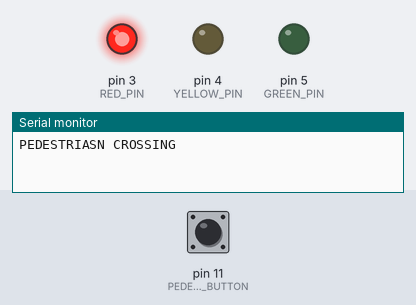
Bench run of a sketch on a simulated Arduino Uno, built with avr-gcc and run on an emulated ATmega328P. Parts: output pins drawn as LEDs (lit = HIGH), the last lines printed to the serial monitor. The test bench sets the inputs (shaded band); at power-on: pin 11 (PEDESTRIAN_BUTTON) HIGH.

Above: at 14.8 s.
At 32.2 s:
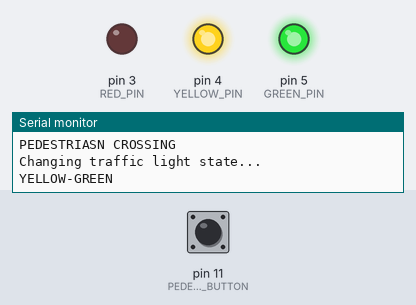
At 37.1 s:
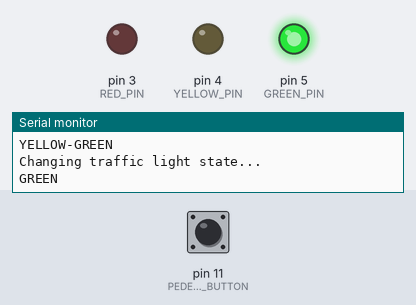
At 48.3 s:
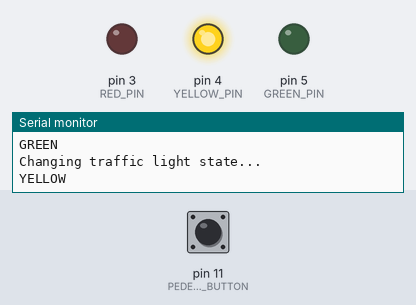
Timing chart, 0 to 51.5 s (numbered marks = the images above):
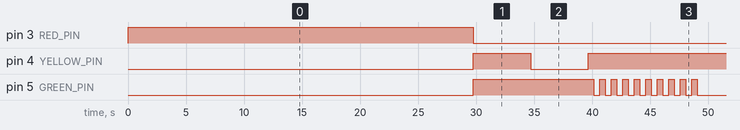

The sketch:

TrafficLight.ino
```cpp
#include "TrafficLight.h"

const int RED_PIN = 3;
const int YELLOW_PIN = 4;
const int GREEN_PIN = 5;
const int PEDESTRIAN_BUTTON = 11;

TrafficLight light;  // Create an instance of TrafficLight (No new!)
bool pedestrian = false;

void pedestrianPressed() {
    pedestrian = true;  // Update pedestrian flag when button is pressed
}

void setup() {
    Serial.begin(9600);  // Initialize Serial Monitor
    pinMode(RED_PIN, OUTPUT);
    pinMode(YELLOW_PIN, OUTPUT);
    pinMode(GREEN_PIN, OUTPUT);
    pinMode(PEDESTRIAN_BUTTON, INPUT_PULLUP);  // Enable internal pull-up resistor

    // Attach interrupt to the pedestrian button (falling edge when pressed)
    attachInterrupt(digitalPinToInterrupt(PEDESTRIAN_BUTTON), pedestrianPressed, FALLING);
}

void loop() {
  // put your main code here, to run repeatedly:
  if(digitalRead(PEDESTRIAN_BUTTON)) pedestrian = true;
  digitalWrite(RED_PIN, light.getRed());
  digitalWrite(YELLOW_PIN, light.getYellow());
  digitalWrite(GREEN_PIN, light.getGreen());

  if (light.isFlashingG()) {
      for (int i = 0; i < 10; i++) {  // Flash 10 times
            digitalWrite(GREEN_PIN, HIGH);
            delay((light.getDelay()/10)*5);
            digitalWrite(GREEN_PIN, LOW);
            delay((light.getDelay()/10)*5);
        }
  } else {
      if(pedestrian && light.getRed()) {
        Serial.println("PEDESTRIASN CROSSING");
        delay(light.getDelay() * 10);
        pedestrian = false;
      }
      delay(light.getDelay() * 5);  // Normal delay
  }

  Serial.println("Changing traffic light state...");
  light.printState();
  light.transition();  // Call the existing transition method

}
```

TrafficLight.cpp
```cpp
#include "TrafficLight.h"
#include <Arduino.h>  // Required for Serial.print()

// ✅ Constructor allocates memory for delay
TrafficLight::TrafficLight() : red(true), yellow(false), green(false), state(STATE::RED) {
    delay = new int(10); // Allocate delay dynamically
}

// ✅ Destructor properly deletes dynamic memory
TrafficLight::~TrafficLight() {
    delete delay;  // Free the allocated memory
}

void TrafficLight::transition() {
    switch (state) {
        case RED:
            red = true; yellow = false; green = false;
            *delay = 10;
            break;
        case YELLOW_GREEN:
            red = false; yellow = true; green = true;
            *delay = 1;
            break;
        case GREEN:
            red = false; yellow = false; green = true;
            *delay = 20;
            break;
        case YELLOW:
            red = false; yellow = true; green = false;
            *delay = 4;
            break;
    }
    nextState();
}

int TrafficLight::nextState() {
    state = (state == FLASHING_GREEN) ? RED : state + 1;
    return state;
}

int TrafficLight::getDelay() { return delay; }
bool  TrafficLight::getRed() { return red; }
bool  TrafficLight::getYellow() { return yellow; }
bool  TrafficLight::getGreen() { return green; }
bool TrafficLight::isFlashingG() { return state == FLASHING_GREEN; }

void TrafficLight::printState() {
    switch (state) {
        case RED:
            Serial.println("RED");
            break;
        case YELLOW_GREEN:
            Serial.println("YELLOW-GREEN");
            break;
        case GREEN:
            Serial.println("GREEN");
            break;
        case YELLOW:
            Serial.println("YELLOW");
            break;
        case FLASHING_GREEN:
            Serial.println("FLASHING_GREEN");
            break;
        default:
            Serial.println("UNKNOWN");
            break;
    }
}
```

TrafficLight.h
```cpp
#ifndef TRAFFIC_LIGHT_H
#define TRAFFIC_LIGHT_H

class TrafficLight {
    private:
      bool red;
      bool yellow;
      bool green;
      int* delay;  // Now delay is dynamically allocated
      int state;
      enum STATE {
        RED,  // 0
        YELLOW_GREEN, // 1
        GREEN,  // 2
        YELLOW, // 3
        FLASHING_GREEN, // 4
      };
    public:
      TrafficLight();
      ~TrafficLight();
      void transition();
      int nextState();
      int getDelay();
      bool getRed();
      bool getYellow();
      bool getGreen();
      int getState();
      void printState();
      bool isFlashingG();

  };

#endif
```

Measured:
- by itself, pin 3 (RED_PIN): repeats every 39.6 s: LOW 24.8 s, HIGH 14.9 s
- by itself, pin 4 (YELLOW_PIN): repeats every 39.6 s: LOW 5.0 s, HIGH 14.9 s, LOW 14.9 s, HIGH 5.0 s
- by itself, pin 5 (GREEN_PIN): repeats every 39.6 s: 9 × (LOW 0.50 s, HIGH 0.50 s), LOW 20.3 s, HIGH 10.4 s
